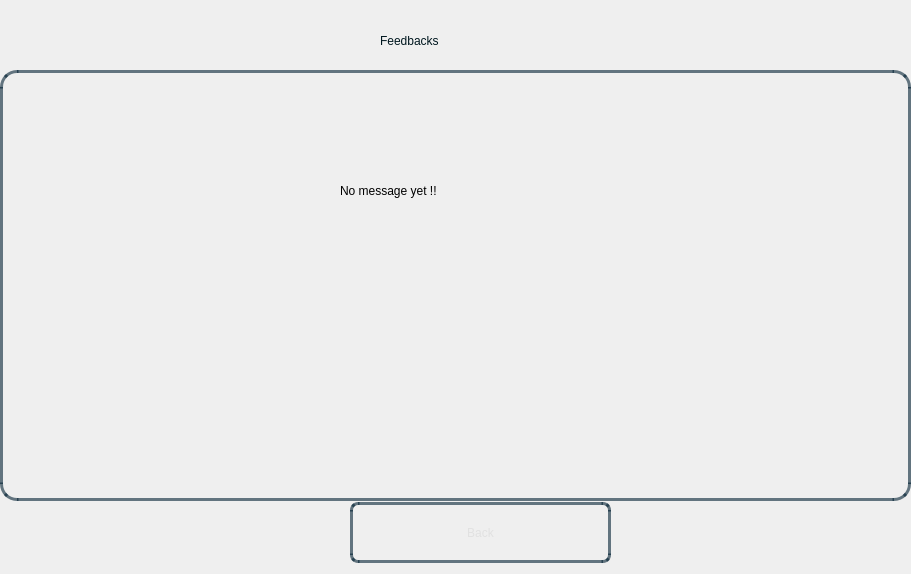
<?xml version="1.0" encoding="UTF-8"?>
<ui version="4.0">
 <class>Dialog</class>
 <widget class="QDialog" name="Dialog">
  <property name="geometry">
   <rect>
    <x>0</x>
    <y>0</y>
    <width>911</width>
    <height>574</height>
   </rect>
  </property>
  <property name="windowTitle">
   <string>Dialog</string>
  </property>
  <widget class="QWidget" name="bgwidget" native="true">
   <property name="geometry">
    <rect>
     <x>0</x>
     <y>0</y>
     <width>911</width>
     <height>571</height>
    </rect>
   </property>
   <property name="styleSheet">
    <string notr="true">QWidget#bgwidget{
background-color:qlineargradient(x1: 1, y1: 1, x2:1, y2: 0.2, stop: 0 rgba(0, 52, 89,140),
stop: 1 rgba(0, 168, 232,190))
}
</string>
   </property>
   <widget class="QLabel" name="classId">
    <property name="geometry">
     <rect>
      <x>380</x>
      <y>10</y>
      <width>201</width>
      <height>61</height>
     </rect>
    </property>
    <property name="styleSheet">
     <string notr="true">font: 24pt &quot;Sans Serif Collection&quot;;
color: rgba(0,23,31,255);
</string>
    </property>
    <property name="text">
     <string>Feedbacks</string>
    </property>
   </widget>
   <widget class="QPushButton" name="backBtn">
    <property name="geometry">
     <rect>
      <x>350</x>
      <y>502</y>
      <width>261</width>
      <height>61</height>
     </rect>
    </property>
    <property name="styleSheet">
     <string notr="true">QPushButton{
border-radius:8px;
border:3px solid rgba(0,30,50,150);
color:rgba(225,225,225,255);
background-color:rgba(0,0,0,0);
font: 22pt &quot;Sans Serif Collection&quot;;
}
.QPushButton:hover
{
   background-color:white;
	color: rgba(0,30,50,150);
}
</string>
    </property>
    <property name="text">
     <string>Back</string>
    </property>
   </widget>
   <widget class="QLabel" name="error">
    <property name="geometry">
     <rect>
      <x>340</x>
      <y>130</y>
      <width>271</width>
      <height>121</height>
     </rect>
    </property>
    <property name="styleSheet">
     <string notr="true">font: 20pt &quot;Sans Serif Collection&quot;;
color:&quot;red&quot;;</string>
    </property>
    <property name="text">
     <string>No message yet !!</string>
    </property>
   </widget>
   <widget class="QTextBrowser" name="textPara">
    <property name="geometry">
     <rect>
      <x>0</x>
      <y>70</y>
      <width>911</width>
      <height>431</height>
     </rect>
    </property>
    <property name="styleSheet">
     <string notr="true">QTextBrowser{
	border-radius:17px;
	background-color:rgba(0,0,0,0);
	border:3px solid rgba(0,30,50,150);
	font: 14pt &quot;Sans Serif Collection&quot;;
	padding-left:20px;
	padding-right:20px;
		
}
</string>
    </property>
   </widget>
  </widget>
 </widget>
 <resources/>
 <connections/>
</ui>
